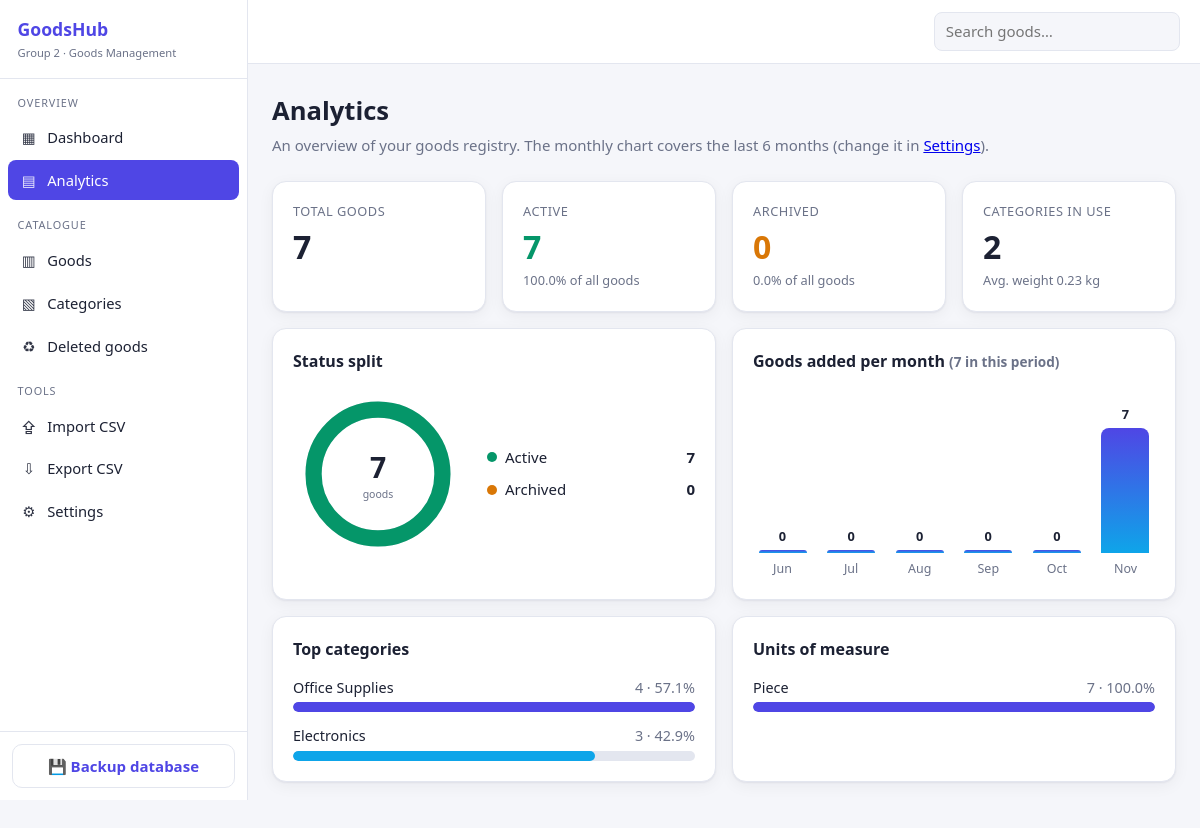
The app's page /analytics with its own data.
### tables this page shows
CREATE TABLE goods (
                    id INTEGER PRIMARY KEY AUTOINCREMENT,

                    code TEXT NOT NULL COLLATE NOCASE UNIQUE
                        CHECK(length(code) BETWEEN 2 AND 30),

                    name TEXT NOT NULL
                        CHECK(length(trim(name)) BETWEEN 1 AND 120),

                    category_id INTEGER NOT NULL,

                    unit TEXT NOT NULL
                        CHECK(unit IN (
                            'Piece', 'Box', 'Pack', 'Bag',
                            'Bottle', 'Set', 'Roll'
                        )),

                    weight REAL NOT NULL
                        CHECK(weight > 0 AND weight <= 1000000),

                    description TEXT NOT NULL DEFAULT ''
                        CHECK(length(description) <= 2000),

                    status TEXT NOT NULL DEFAULT 'active'
                        CHECK(status IN ('active', 'archived')),

                    created_at TEXT NOT NULL DEFAULT CURRENT_TIMESTAMP,

                    updated_at TEXT NOT NULL DEFAULT CURRENT_TIMESTAMP, photo_filename TEXT NOT NULL DEFAULT '',

                    FOREIGN KEY (category_id)
                        REFERENCES categories(id)
                        ON DELETE RESTRICT
                );

CREATE TABLE categories (
                    id INTEGER PRIMARY KEY AUTOINCREMENT,

                    name TEXT NOT NULL COLLATE NOCASE UNIQUE
                        CHECK(length(trim(name)) BETWEEN 1 AND 60)
                );

### app.py (the view)
@app.get("/analytics")
def analytics_page():
    settings = current_settings()
    goods = get_all_goods("", "all")
    return render_template(
        "analytics.html",
        stats=build_analytics(goods, settings["chart_months"]),
    )

### app.py (called while the page is built, shortened)
def load_settings():
    try:
        stored = json.loads(SETTINGS_FILE.read_text(encoding="utf-8"))
    except (OSError, ValueError):
        return dict(DEFAULT_SETTINGS)
    if not isinstance(stored, dict):
        return dict(DEFAULT_SETTINGS)
    return validate_settings(stored, strict=False)

def current_settings():
    if "settings" not in g:
        g.settings = load_settings()
    return g.settings

def get_csrf_token():
    if "csrf_token" not in session:
        session["csrf_token"] = secrets.token_hex(32)
    return session["csrf_token"]

@app.before_request
def protect_against_csrf():
    if request.method in ("GET", "HEAD", "OPTIONS"):
        return

@app.context_processor
def inject_globals():
    return {
        "csrf_token": get_csrf_token(),
        "settings": current_settings(),
    }

@app.after_request
def add_security_headers(response):
    response.headers.setdefault("X-Content-Type-Options", "nosniff")
    response.headers.setdefault("X-Frame-Options", "SAMEORIGIN")
    response.headers.setdefault("Referrer-Policy", "same-origin")
    return response

def _share(counter, limit=None):
    rows = counter.most_common(limit)
    total = sum(counter.values()) or 1
    top = rows[0][1] if rows else 1
    return [
        {
            "label": label,
            "count": count,
            "percent": round(count * 100 / total, 1),
            "bar": round(count * 100 / top, 1),
        }
        for label, count in rows
    ]

def _number(value):
    try:
        number = float(value)
    except (TypeError, ValueError):
        return 0.0
    return number if abs(number) < float("inf") else 0.0

def _monthly_rows(created, months):
    month_keys = last_months(months)
    peak = max((created.get(key, 0) for key in month_keys), default=0) or 1
    rows = []
    for key in month_keys:
        moment = datetime.strptime(key, "%Y-%m")
        count = created.get(key, 0)
        rows.append({
            "label": moment.strftime("%b"),
            "full_label": moment.strftime("%B %Y"),
            "count": count,
            "height": round(count * 100 / peak, 1),
        })
    return rows

### dashboard_repository.py (called while the page is built)
def last_months(count):
    now = datetime.now(timezone.utc)
    year, month = now.year, now.month
    months = []
    for _ in range(count):
        months.append(f"{year:04d}-{month:02d}")
        month -= 1
        if month == 0:
            month, year = 12, year - 1
    return months[::-1]

### templates/analytics.html (shortened to what this page needs)
{% extends "_layout.html" %}
{% block content %}
<h1>Analytics</h1>
<p class="sub">An overview of your goods registry. The monthly chart covers the last {{ settings.chart_months }} months (change it in <a href="{{ url_for('settings_page') }}">Settings</a>).</p>
{% if stats.total == 0 %}
  <div class="card empty">No goods registered yet. <a href="{{ url_for('goods_page') }}">Add your first goods</a> to see charts here.</div>
{% else %}
<section class="grid kpis">
  <div class="card kpi"><div class="label">Total goods</div><div class="value">{{ stats.total }}</div></div>
  <div class="card kpi"><div class="label">Active</div><div class="value" style="color:var(--good)">{{ stats.active }}</div><div class="hint">{{ stats.active_percent }}% of all goods</div></div>
  <div class="card kpi"><div class="label">Archived</div><div class="value" style="color:var(--warn)">{{ stats.archived }}</div><div class="hint">{{ stats.archived_percent }}% of all goods</div></div>
  <div class="card kpi"><div class="label">Categories in use</div><div class="value">{{ stats.category_count }}</div><div class="hint">Avg. weight {{ stats.avg_weight }} kg</div></div>
</section>
<section class="grid two">
  <div class="card">
    <h2>Status split</h2>
    <div class="donut-wrap">
      <svg class="donut" viewBox="0 0 42 42" role="img" aria-label="Active {{ stats.active }}, archived {{ stats.archived }}">
        <circle class="track" cx="21" cy="21" r="15.9155"/>
        {% if stats.active %}
        <circle class="seg" cx="21" cy="21" r="15.9155" stroke="var(--good)"
                stroke-dasharray="{{ stats.active_percent }} {{ 100 - stats.active_percent }}" stroke-dashoffset="25"/>
        {% endif %}
        {% if stats.archived %}
        <circle class="seg" cx="21" cy="21" r="15.9155" stroke="var(--warn)"
                stroke-dasharray="{{ stats.archived_percent }} {{ 100 - stats.archived_percent }}"
                stroke-dashoffset="{{ 25 - stats.active_percent }}"/>
        {% endif %}
        <text x="21" y="22" font-size="7" font-weight="700">{{ stats.total }}</text>
        <text x="21" y="27" font-size="2.6" style="fill:var(--muted)">goods</text>
      </svg>
      <ul class="legend">
        <li><span class="dot" style="background:var(--good)"></span>Active<span class="num">{{ stats.active }}</span></li>
        <li><span class="dot" style="background:var(--warn)"></span>Archived<span class="num">{{ stats.archived }}</span></li>
      </ul>
    </div>
  </div>
  <div class="card">
    <h2>Goods added per month <span class="help">({{ stats.monthly_total }} in this period)</span></h2>
    <div class="columns">
      {% for m in stats.monthly %}
      <div class="col" title="{{ m.full_label }}: {{ m.count }}">
        <span class="val">{{ m.count }}</span>
        <div class="bar" style="height: {{ m.height }}%"></div>
        <span class="name">{{ m.label }}</span>
      </div>
      {% endfor %}
    </div>
  </div>
</section>
<section class="grid two">
  <div class="card">
    <h2>Top categories</h2>
    <ul class="bars">
      {% for row in stats.categories %}
      <li>
        <div class="row"><span>{{ row.label }}</span><span>{{ row.count }} · {{ row.percent }}%</span></div>
        <div class="track"><div class="fill" style="width: {{ row.bar }}%; background: var(--c{{ loop.index }})"></div></div>
      </li>
      {% endfor %}
    </ul>
  </div>
  <div class="card">
    <h2>Units of measure</h2>
    <ul class="bars">
      {% for row in stats.units %}
      <li>
        <div class="row"><span>{{ row.label }}</span><span>{{ row.count }} · {{ row.percent }}%</span></div>
        <div class="track"><div class="fill" style="width: {{ row.bar }}%; background: var(--c{{ (loop.index - 1) % 8 + 1 }})"></div></div>
      </li>
      {% endfor %}
    </ul>
  </div>
</section>
{% endif %}
{% endblock %}

### templates/_layout.html (style rules this page uses)
:root { --bg: #f5f6fa; --surface: #ffffff; --text: #1c2133; --muted: #6b7288; --border: #e3e6ef; --accent: #4f46e5; --accent-soft: #eceafd; --good: #059669; --warn: #d97706; --bad: #dc2626; --c1: #4f46e5; --c2: #0ea5e9; --c3: #10b981; --c4: #f59e0b; --c5: #ef4444; --c6: #8b5cf6; --c7: #14b8a6; --c8: #ec4899; --radius: 14px; --shadow: 0 1px 2px rgba(20, 24, 45, .06), 0 4px 16px rgba(20, 24, 45, .05); --sidebar-w: 248px; }
* { box-sizing: border-box; }
body { margin: 0; background: var(--bg); color: var(--text); font: 15px/1.5 system-ui, -apple-system, "Segoe UI", Roboto, sans-serif; display: flex; min-height: 100vh; }
h1 { margin: 0 0 .25rem; font-size: 1.6rem; }
.sub { color: var(--muted); margin: 0 0 1.5rem; }
.card { background: var(--surface); border: 1px solid var(--border); border-radius: var(--radius); padding: 1.25rem; box-shadow: var(--shadow); }
.card h2 { margin: 0 0 1rem; font-size: 1rem; }
.grid { display: grid; gap: 1rem; }
.grid.kpis { grid-template-columns: repeat(auto-fit, minmax(190px, 1fr)); margin-bottom: 1rem; }
.grid.two { grid-template-columns: repeat(auto-fit, minmax(340px, 1fr)); margin-bottom: 1rem; }
.kpi .label { color: var(--muted); font-size: .8rem; text-transform: uppercase; letter-spacing: .04em; }
.kpi .value { font-size: 2rem; font-weight: 700; margin-top: .15rem; }
.kpi .hint { color: var(--muted); font-size: .8rem; }
.help { color: var(--muted); font-size: .85rem; margin-top: .25rem; }

### templates/analytics.html (style rules this page uses)
.donut-wrap { display: flex; align-items: center; gap: 1.5rem; flex-wrap: wrap; }
.donut { width: 170px; height: 170px; flex: none; }
.donut text { fill: var(--text); text-anchor: middle; }
.legend { list-style: none; margin: 0; padding: 0; flex: 1; min-width: 150px; }
.legend li { display: flex; align-items: center; gap: .5rem; padding: .3rem 0; }
.legend .dot { width: 10px; height: 10px; border-radius: 50%; flex: none; }
.legend .num { margin-left: auto; font-weight: 600; }
.bars { list-style: none; margin: 0; padding: 0; display: grid; gap: .8rem; }
.bars .row { display: flex; justify-content: space-between; font-size: .9rem; margin-bottom: .25rem; }
.bars .row span:last-child { color: var(--muted); }
.bars .track { height: 10px; background: var(--border); border-radius: 99px; overflow: hidden; }
.bars .fill { height: 100%; border-radius: 99px; }
.columns { display: flex; align-items: flex-end; gap: .6rem; height: 190px; padding-top: 1rem; }
.col { flex: 1; display: flex; flex-direction: column; align-items: center; justify-content: flex-end; height: 100%; }
.col .val { font-size: .8rem; font-weight: 600; margin-bottom: .25rem; }
.col .bar { width: 100%; max-width: 48px; min-height: 3px; border-radius: 8px 8px 0 0; background: linear-gradient(180deg, var(--c1), var(--c2)); }
.col .name { font-size: .78rem; color: var(--muted); margin-top: .4rem; }

### records on screen
goods: label "Office Supplies", count "4", percent "57.1", {{ row.bar }} 100.0 (drawn)
goods: label "Electronics", count "3", percent "42.9", {{ row.bar }} 75.0 (drawn), label "Piece", count "7", percent "100.0"

### other values on screen
{{ settings.app_name }} "GoodsHub"
{{ settings.chart_months }} "6"
{{ stats.total }} "7"
{{ stats.active }} "7"
{{ stats.active_percent }} "100.0"
{{ stats.archived }} "0"
{{ stats.archived_percent }} "0.0"
{{ stats.category_count }} "2"
{{ stats.avg_weight }} "0.23"
{{ stats.monthly_total }} "7"
{{ m.count }} "0" "0" "0" "0" "0" "7"
{{ m.label }} "Jun" "Jul" "Aug" "Sep" "Oct" "Nov"
